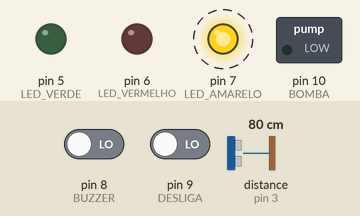
The program below on a simulated Arduino Uno, built with avr-gcc and run on an emulated ATmega328P. Shown: switched loads named in the program (green lamp = pin HIGH), output pins drawn as LEDs (lit = HIGH). Dashed ring = blinking. Inputs (shaded band) come from the test bench; at power-on: pin 8 (BUZZER) LOW, pin 9 (DESLIGA) LOW, distance to the obstacle (sensor on pin 3) 80 cm. The echo pulse lasts 58.3 µs per cm.

Above: at 1.8 s.
2.5 s: pin 8 (BUZZER) driven HIGH
At 3.0 s:
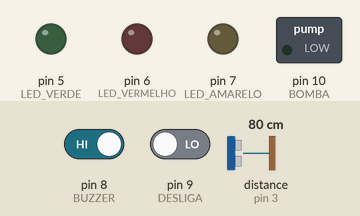
At 4.4 s:
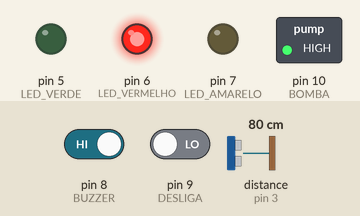
Timing chart, 0 to 5.9 s (numbered marks = the images above; inputs shaded):
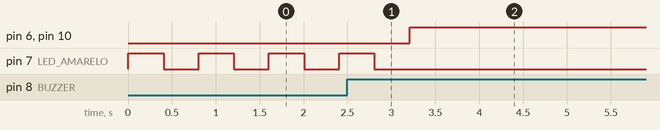

The program:

main.cpp
```cpp
#include <Arduino.h>
#include <HCSR04.h>

#define TRIGGER 2
#define ECHO 3
#define BOMBA 10
#define SENSOR_TEMP 11


const int LED_VERDE = 5; //acende quando a bomba estiver desligada
const int LED_VERMELHO = 6;//acende quando a bomba estiver ligada
const int LED_AMARELO = 7;//acende quando o botão de emergência for pressionado
const int BUZZER = 8;//soa quando o botão de emergência for pressionado
const int LIGA = 8;
const int DESLIGA = 9;

float nivel_tanque = 0; // capacidade maxima do tanque
float nivel_baixo = 0; // nivel minimo do tanque;
float nivel_alto = 0; //nivel maximo do tanque
bool flag;
bool estado_bomba;
bool shutdown;

UltraSonicDistanceSensor distanceSensor(TRIGGER,ECHO); //função para calcular a distância entre o nível da água e o sensor

void setup() {
  // put your setup code here, to run once:
  pinMode(LED_VERDE,OUTPUT);
  pinMode(LED_VERMELHO,OUTPUT);
  pinMode(LED_AMARELO,OUTPUT);
  pinMode(BUZZER, OUTPUT);
  pinMode(TRIGGER,OUTPUT);
  pinMode(BOMBA,OUTPUT);

  pinMode(ECHO,INPUT);
  pinMode(SENSOR_TEMP,INPUT);
  pinMode(LIGA,INPUT);
  pinMode(DESLIGA,INPUT);

  Serial.begin(9600);

}
void loop() {
  //caso não haja parada total, execute o código normalmente
  if (not shutdown){

    if(digitalRead(DESLIGA)){
      flag = false;
    }

    // obtem o nível atual da água no tanque
    int nivel = nivel_tanque - distanceSensor.measureDistanceCm();

    //caso o nível da água esteja baixo e flag seja true ou o botão de ligar seja pressionado, ligar a bomba
    if((nivel < nivel_baixo) && (digitalRead(LIGA) || flag)){
      //liga o sistema quando o nível está baixo
      estado_bomba = true;
      flag = true;
      digitalWrite(BOMBA,HIGH);
      digitalWrite(LED_VERMELHO,HIGH);
      digitalWrite(LED_VERDE,LOW);
      digitalWrite(LED_AMARELO,LOW);
    }

    else if((nivel >= nivel_alto) && (digitalRead(LIGA) || flag)){
      //desliga o sistema caso o nível da água esteja alto
      estado_bomba = false;
      flag = false;
      digitalWrite(BOMBA,LOW);
      digitalWrite(LED_VERDE,HIGH);
      digitalWrite(LED_VERMELHO,LOW);
      digitalWrite(LED_AMARELO,LOW);
    }

    else{
      digitalWrite(BOMBA,LOW);
      digitalWrite(LED_VERDE,LOW);
      digitalWrite(LED_VERMELHO,LOW);
      digitalWrite(LED_AMARELO,LOW);

    //parar tudo caso haja alguma anormalidade no funcionamento da bomba
    if ((nivel < nivel_baixo && estado_bomba == false) || (nivel >= nivel_alto && estado_bomba == true)){
      digitalWrite(BOMBA,LOW);
      digitalWrite(LED_VERDE,LOW);
      digitalWrite(LED_VERMELHO,LOW);
      digitalWrite(LED_AMARELO,LOW);
      shutdown = true;
    }
     }
      }
  //No caso de shutdown == true, acenda o led amarelo e faça-o piscar
  else{
      digitalWrite(LED_AMARELO, HIGH);
      delay(400);
      digitalWrite(LED_AMARELO, LOW);
      delay(400);

      //caso o botão de ligar seja acionado, shutdown será dado como false, reiniciando o sistema
      if (digitalRead(LIGA)){
        shutdown = false;
      }
      //caso o botão de desligar seja acionado, desligar todo o sistema de vez
      else if (digitalRead(DESLIGA)){
        digitalWrite(BOMBA,LOW);
        digitalWrite(LED_VERDE,LOW);
        digitalWrite(LED_VERMELHO,LOW);
        digitalWrite(LED_AMARELO,LOW);
      }
    }


}
```

Measured:
- after the input at 2.5 s, pin 6 (LED_VERMELHO), pin 10 (BOMBA): LOW → HIGH after 0.71 s; pin 7 (LED_AMARELO): goes on until 2.8 s, then stays LOW
- by itself, pin 7 (LED_AMARELO): alternates HIGH for 0.40 s and LOW for 0.40 s
